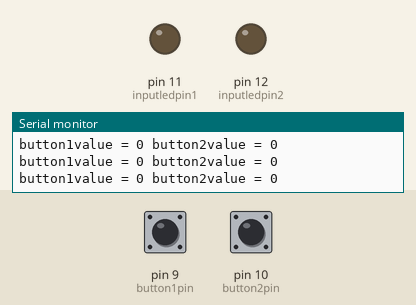
Bench run of a sketch on a simulated Arduino Uno, built with avr-gcc and run on an emulated ATmega328P. Shown: output pins drawn as LEDs (lit = HIGH), the last lines printed to the serial monitor. Inputs (shaded band) come from the test bench; at power-on: pin 9 (button1pin) HIGH, pin 10 (button2pin) HIGH.

Above: at 1.2 s.
1.3 s: pin 9 (button1pin) pulled LOW for 0.15 s
At 1.4 s:
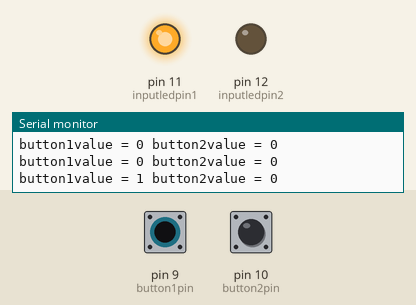
3.0 s: pin 10 (button2pin) pulled LOW for 0.15 s
At 3.11 s:
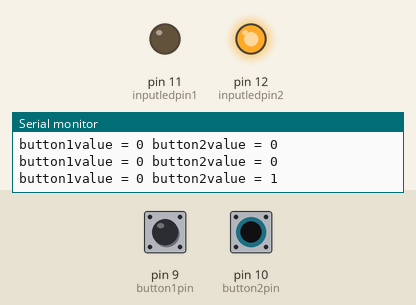
4.7 s: pin 10 (button2pin) pulled LOW for 3.2 s
At 8.7 s:
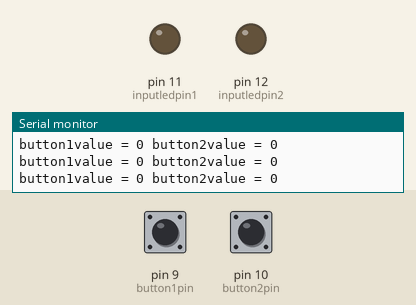
9.4 s: pin 9 (button1pin) pulled LOW for 3.2 s
At 10.1 s:
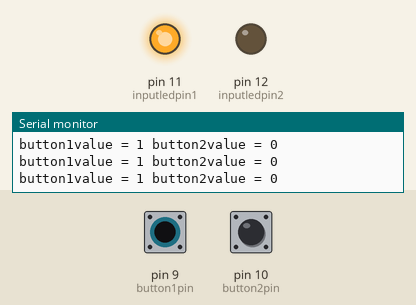
14.1 s: pin 9 (button1pin) driven LOW and pin 10 (button2pin) driven LOW
At 15.6 s:
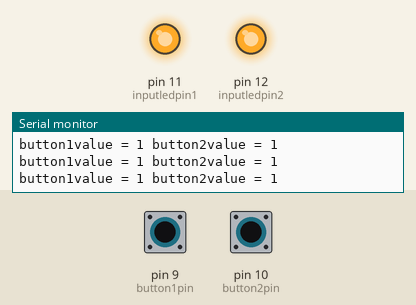
Timing chart, 0 to 16.6 s (numbered marks = the images above; inputs shaded):
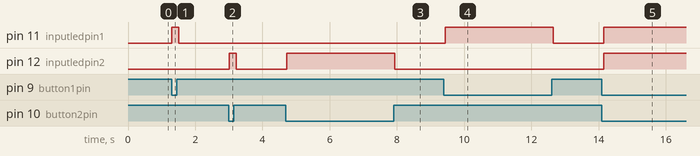

Measured:
- after the input at 1.3 s, pin 11 (inputledpin1): LOW → HIGH at once, → LOW 0.20 s later
- after the input at 3.0 s, pin 12 (inputledpin2): LOW → HIGH at once, → LOW 0.20 s later
- after the input at 4.7 s, pin 12 (inputledpin2): LOW → HIGH at once, → LOW 3.2 s later
- after the input at 9.4 s, pin 11 (inputledpin1): LOW → HIGH at once, → LOW 3.2 s later
- after the input at 14.1 s, pin 11 (inputledpin1), pin 12 (inputledpin2): LOW → HIGH after 0.06 s

The sketch:

IC_Testing.ino
```cpp
int button1pin = 9;
int button1value ;
int button2pin = 10;
int button2value;
int output1pin = 5;
int output2pin = 6;

int inputledpin1 = 11;
int inputledpin2 = 12;

void setup() {
  // put your setup code here, to run once:
  Serial.begin(9600);
  pinMode(button1pin,INPUT);
  digitalWrite(button1pin,HIGH);
  pinMode(button2pin,INPUT);
  digitalWrite(button2pin,HIGH);

  pinMode(inputledpin1,OUTPUT);
  pinMode(inputledpin2,OUTPUT);

}

void loop() {
  // put your main code here, to run repeatedly:

  if(digitalRead(button1pin) == 0)
  {button1value = 1;}
  if(digitalRead(button1pin) == 1)
  {button1value = 0;}
  if(digitalRead(button2pin) == 0)
  {button2value = 1;}
  if(digitalRead(button2pin) == 1)
  {button2value = 0;}

  digitalWrite(inputledpin1,button1value);
  digitalWrite(output1pin,button1value);
  digitalWrite(inputledpin2,button2value);
  digitalWrite(output2pin,button2value);


  Serial.print("button1value = ");
  Serial.print(button1value);
  Serial.print(" button2value = ");
  Serial.println(button2value);

  delay(100);

}
```
